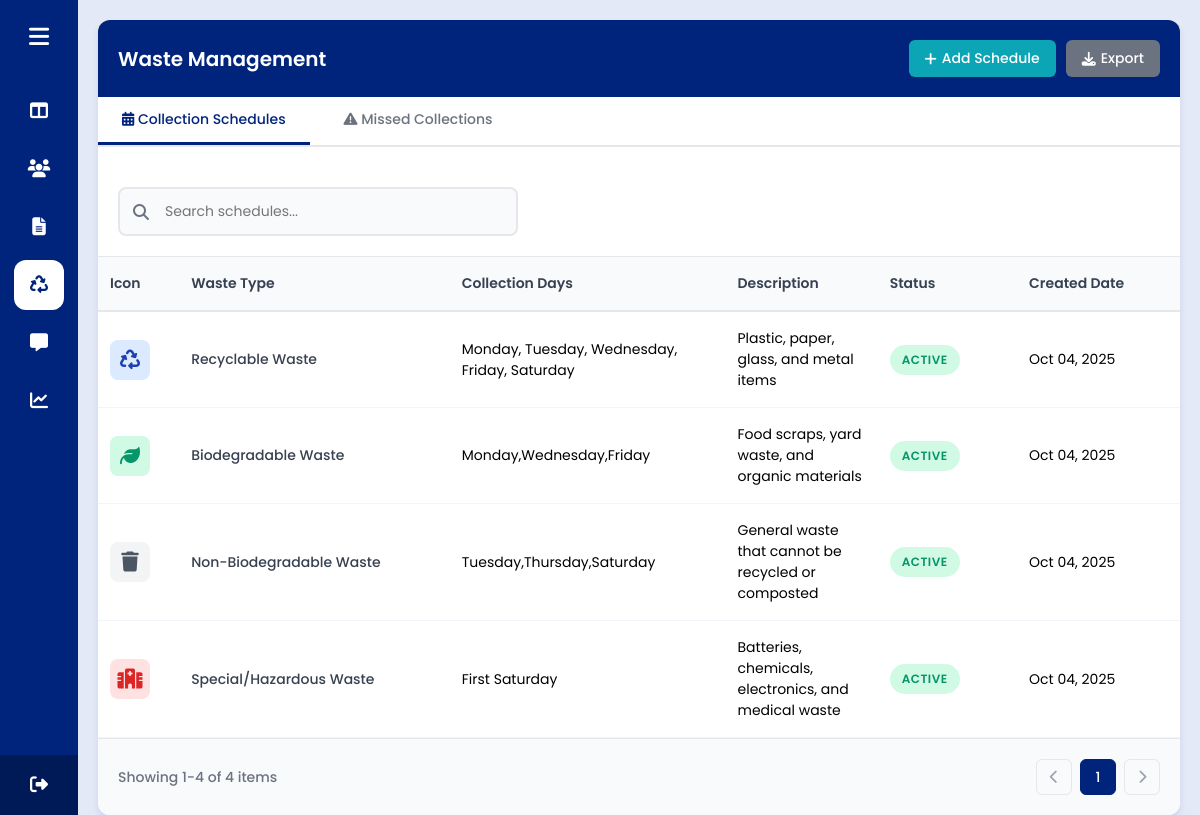
The page /admin/waste_management.php (signed in) on the database as committed earlier.
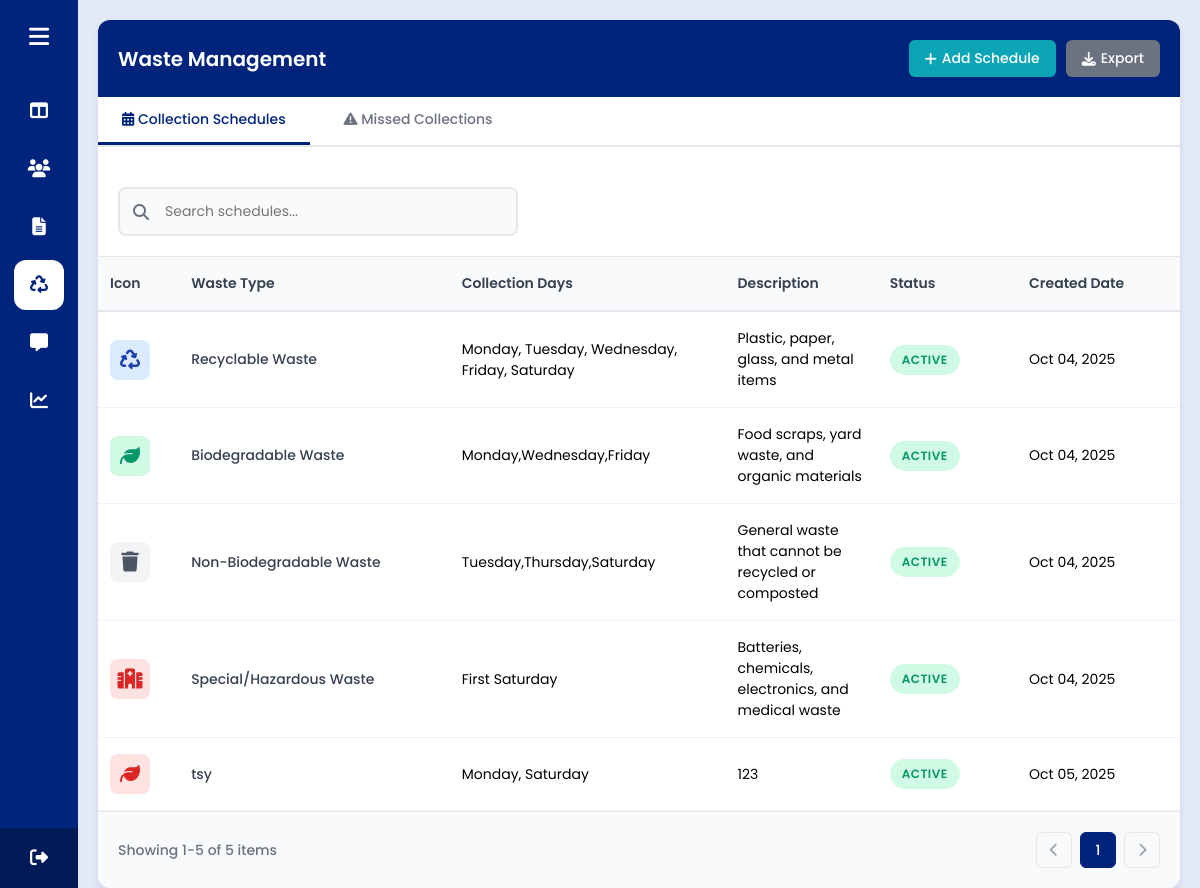
The same page on the database as committed later.
### tables this page shows
CREATE TABLE `waste_schedules` (
  `schedule_id` int(11) NOT NULL,
  `waste_type` varchar(50) NOT NULL,
  `collection_days` varchar(100) NOT NULL,
  `icon` varchar(50) DEFAULT NULL,
  `color` varchar(20) DEFAULT NULL,
  `description` text DEFAULT NULL,
  `is_active` tinyint(1) DEFAULT 1,
  `created_at` timestamp NOT NULL DEFAULT current_timestamp()
);

### admin/waste_management.php (the view, shortened to what the changed rows need)
<?php
require_once("../conn/conn.php");
$activeTab = isset($_GET['tab']) ? $_GET['tab'] : 'schedules';
$schedulesPerPage = 8;
$schedPage = isset($_GET['sched_page']) ? (int) $_GET['sched_page'] : 1;
$schedPage = max(1, $schedPage);
$schedOffset = ($schedPage - 1) * $schedulesPerPage;
$schedules = [];
$totalSchedules = 0;
try {
    $countStmt = $conn->prepare("SELECT COUNT(*) as total FROM waste_schedules");
    $countStmt->execute();
    $totalSchedules = $countStmt->get_result()->fetch_assoc()['total'];
    $stmt = $conn->prepare("SELECT * FROM waste_schedules ORDER BY schedule_id LIMIT ? OFFSET ?");
    $stmt->bind_param("ii", $schedulesPerPage, $schedOffset);
    $stmt->execute();
    $result = $stmt->get_result();
    while ($row = $result->fetch_assoc()) {
        $schedules[] = $row;
    }
} catch (Exception $e) {
    die("Error fetching schedules: " . $e->getMessage());
}
$totalSchedPages = ceil($totalSchedules / $schedulesPerPage);
?>
<!DOCTYPE html>
<html lang="en" dir="ltr">
<head>
    <?php include '../components/header_links.php'; ?>
    <?php include '../components/admin_side_header.php'; ?>
</head>
<body>
    <section class="home-section">
        <div class="table-container">
            <div class="table-header">
                <h2 class="table-title">Waste Management</h2>
            </div>
            <div id="schedulesTab" style="display: <?= $activeTab === 'schedules' ? 'block' : 'none'; ?>">
                <div class="table-responsive">
                    <table class="residents-table" id="schedulesTable">
                        <thead>
                            <tr>
                                <th>Icon</th>
                                <th>Waste Type</th>
                                <th>Collection Days</th>
                                <th>Description</th>
                                <th>Status</th>
                                <th>Created Date</th>
                                <th>Actions</th>
                            </tr>
                        </thead>
                        <tbody>
                            <?php if (count($schedules) > 0): ?>
                                <?php foreach ($schedules as $schedule): ?>
                                    <tr>
                                        <td>
                                            <div
                                                class="waste-icon <?= htmlspecialchars($schedule['color'] ?? 'biodegradable'); ?>">
                                                <i class="fas <?= htmlspecialchars($schedule['icon'] ?? 'fa-trash'); ?>"></i>
                                            </div>
                                        </td>
                                        <td>
                                            <div class="resident-name"><?= htmlspecialchars($schedule['waste_type']); ?></div>
                                        </td>
                                        <td><?= htmlspecialchars($schedule['collection_days']); ?></td>
                                        <td><?= htmlspecialchars($schedule['description'] ?? 'N/A'); ?></td>
                                        <td>
                                            <span class="status-badge <?= $schedule['is_active'] ? 'active' : 'inactive'; ?>">
                                                <?= $schedule['is_active'] ? 'Active' : 'Inactive'; ?>
                                            </span>
                                        </td>
                                        <td><?= date("M d, Y", strtotime($schedule['created_at'])); ?></td>
                                        <td>
                                        </td>
                                    </tr>
                                <?php endforeach; ?>
                            <?php endif; ?>
                        </tbody>
                    </table>
                </div>
                <?php if ($totalSchedules > 0): ?>
                    <?php if ($totalSchedules > 0): ?>
                        <?php renderPagination($schedPage, $totalSchedPages, $totalSchedules, $schedOffset, $schedulesPerPage, 'sched_page', 'schedules'); ?>
                    <?php endif; ?>
                <?php endif; ?>
            </div>
        </div>
    </section>
</body>
</html>
<?php
function renderPagination($currentPage, $totalPages, $totalItems, $offset, $itemsPerPage, $pageParam, $tab)
{
    $startRecord = $totalItems > 0 ? $offset + 1 : 0;
    $endRecord = min($offset + $itemsPerPage, $totalItems);
    ?>
    <div class="pagination-container">
        <div class="pagination-info">
            Showing <?= $startRecord; ?>-<?= $endRecord; ?> of <?= $totalItems; ?> items
        </div>
        <div class="pagination-controls">
            <div class="pagination">
                <?php if ($currentPage > 1): ?>
                    <a href="?tab=<?= $tab; ?>&<?= $pageParam; ?>=<?= $currentPage - 1; ?>">
                        <i class="fas fa-chevron-left"></i>
                    </a>
                <?php else: ?>
                    <span class="disabled"><i class="fas fa-chevron-left"></i></span>
                <?php endif; ?>
                <?php
                $startPage = max(1, $currentPage - 2);
                $endPage = min($totalPages, $currentPage + 2);
                    ?>
                <?php for ($i = $startPage; $i <= $endPage; $i++): ?>
                    <?php if ($i == $currentPage): ?>
                        <span class="current"><?= $i; ?></span>
                    <?php else: ?>
                        <a href="?tab=<?= $tab; ?>&<?= $pageParam; ?>=<?= $i; ?>"><?= $i; ?></a>
                    <?php endif; ?>
                <?php endfor; ?>
                <?php if ($currentPage < $totalPages): ?>
                    <a href="?tab=<?= $tab; ?>&<?= $pageParam; ?>=<?= $currentPage + 1; ?>">
                        <i class="fas fa-chevron-right"></i>
                    </a>
                <?php else: ?>
                    <span class="disabled"><i class="fas fa-chevron-right"></i></span>
                <?php endif; ?>
            </div>
        </div>
    </div>
    <?php
}
?>

Rows that differ between the two databases and show on the page:
added waste_schedules: waste_type "tsy", collection_days "Monday, Saturday", description "123", is_active "ACTIVE", created_at "Oct 05, 2025", schedule_id "1", schedule_id "5"
Other text that changed with them:
$endRecord: "4" → "5"
$totalItems: "4" → "5"
